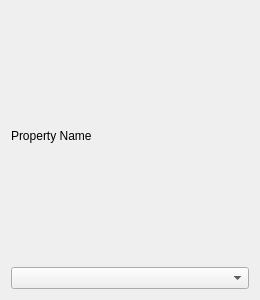
<?xml version="1.0" encoding="UTF-8"?>
<ui version="4.0">
 <class>property_combobox</class>
 <widget class="QWidget" name="property_combobox">
  <property name="geometry">
   <rect>
    <x>0</x>
    <y>0</y>
    <width>260</width>
    <height>300</height>
   </rect>
  </property>
  <property name="sizePolicy">
   <sizepolicy hsizetype="Fixed" vsizetype="Preferred">
    <horstretch>0</horstretch>
    <verstretch>0</verstretch>
   </sizepolicy>
  </property>
  <property name="windowTitle">
   <string>Form</string>
  </property>
  <layout class="QVBoxLayout" name="verticalLayout">
   <item>
    <widget class="QLabel" name="property_name">
     <property name="text">
      <string>Property Name</string>
     </property>
    </widget>
   </item>
   <item>
    <widget class="QComboBox" name="property_value"/>
   </item>
  </layout>
 </widget>
 <resources/>
 <connections/>
</ui>
